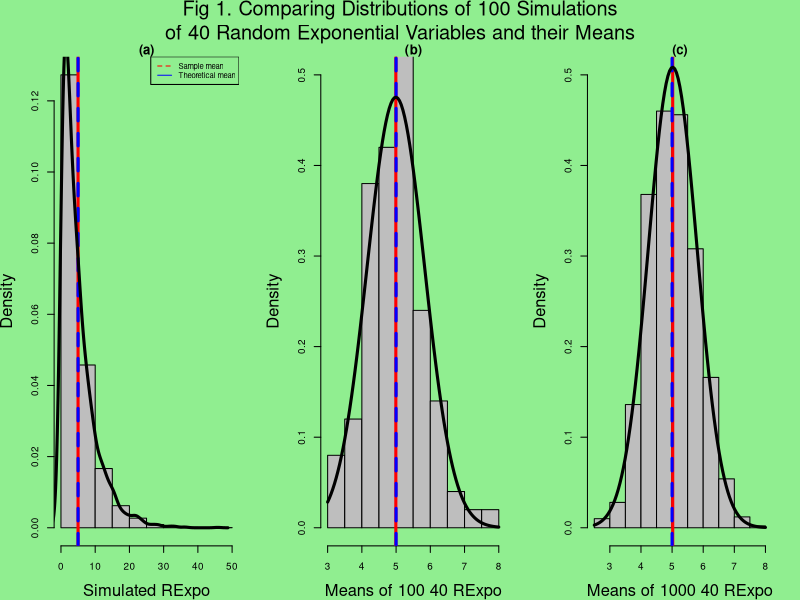
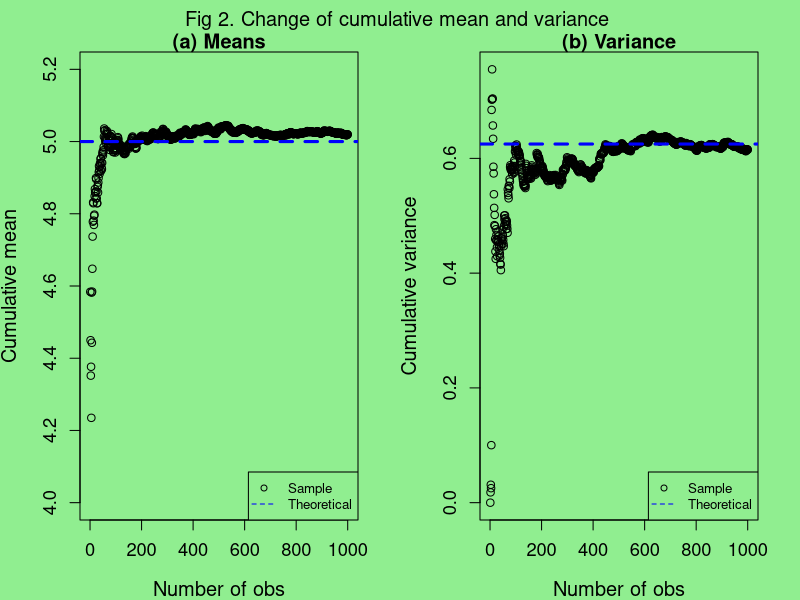
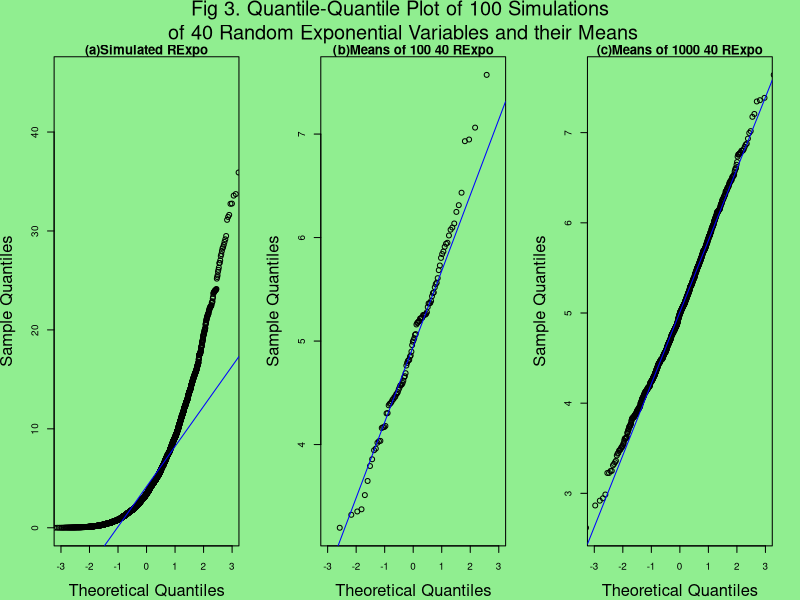

R code for these plots, in order:
## ---- chunk 1
#General Setting
knitr::opts_chunk$set(echo = FALSE)
## ---- chunk 2
#Fig 1. Comparing Distribution
Rexpo1<-NULL
n1<-100
set.seed(6784)
for (i in 1 : n1)
{Rexpo1 <-c(Rexpo1, rexp(40, 0.2))}
m1<-mean(Rexpo1)
s1<-sd(Rexpo1)
  
n2 = 100
Rexpo2 = NULL
set.seed(6784)
for (i in 1 : n2)
{Rexpo2 = c(Rexpo2, rexp(40, 0.2))}
means2<-apply(matrix(data=Rexpo2,nrow = n2),1, mean)
m2<-mean(means2)
s2<-sd(means2)

n3 = 1000
Rexpo3 = NULL
set.seed(6784)
for (i in 1 : n3)
{Rexpo3 = c(Rexpo3, rexp(40, 0.2))}
means3<-apply(matrix(data=Rexpo3,nrow = n3),1, mean)
m3<-mean(means3)
s3<-sd(means3)

par(mfrow = c(1,3), bg = "lightgreen", cex.axis = .9, cex.lab = 1.5)
par(mar=c(4.1,4.1,1.1,2.1))
par(oma = c( 0, 0, 3.2, 0 ))

hist(Rexpo1,col="grey", prob = TRUE, xlab = "Simulated RExpo", main = "(a)",
     cex = 1.2)
abline(v = mean(Rexpo1), col = "red", lwd = 3, lty = 1)
abline(v = 5, col = "blue", lwd = 3, lty = 2)
lines(density(Rexpo1,bw=1), col='black', lwd=3)
legend("topright",legend=c("Sample mean", "Theoretical mean"), 
       col=c("red", "blue"), lty=c(2,1), cex=0.7)

hist(means2, breaks = 10, prob = TRUE, col="grey", 
     xlab = "Means of 100 40 RExpo", main = "(b)", 
     cex = 1.2, ylim = c(0,0.5))
abline(v = mean(means2), col = "red", lwd = 3, lty = 1)
abline(v = 5, col = "blue", lwd = 3, lty = 2)
curve(dnorm(x, mean=m2, sd=s2), col="black", add=T, lwd = 3)

hist(means3, breaks = 10, prob = TRUE, col="grey", 
     xlab = "Means of 1000 40 RExpo", main = "(c)", 
     cex = 1.2, ylim = c(0,0.5))
abline(v = mean(Rexpo3), col = "red", lwd = 3, lty = 1)
abline(v = 5, col = "blue", lwd = 3, lty = 2)
curve(dnorm(x, mean=m3, sd=s3), col="black", add=T, lwd = 3)
mtext("Fig 1. Comparing Distributions of 100 Simulations\nof 40 Random Exponential Variables and their Means", 
      outer = TRUE, col = "Black", cex.axis = 1, cex = 1.2)

## ---- chunk 3
#Fig 2. Cumulative mean and variance
par(mfrow = c(1,2), bg = "lightgreen", cex.axis = 1.1, cex.lab = 1.2)
par(mar=c(4,4,1.1,2.1))
par(oma = c( 0, 0, 1.5, 0 ))

mn3<-cumsum(means3)/(1:n3)
plot(x=1:n3, y=mn3, ylim=c(4.0, 5.2),xlab = "Number of obs", 
     main ="(a) Means", ylab="Cumulative mean")
abline(h=5,col = "blue", lwd = 3, lty = 2)
legend("bottomright",legend=c("Sample", "Theoretical"), 
       col=c("black", "blue"), pch=c(1,NA), lty=c(0,2), cex=0.8)

mn33<-cumsum((means3^2))/(1:n3)
v3<-mn33-mn3^2
plot(x=1:n3, y=v3, xlab = "Number of obs", 
     ylab = "Cumulative variance",main ="(b) Variance")
abline(h= (1/0.2)^2/40,col = "blue", lwd = 3, lty = 2)
legend("bottomright",legend=c("Sample", "Theoretical"), 
       col=c("black", "blue"), pch=c(1,NA), lty=c(0,2), cex=0.8)
mtext("Fig 2. Change of cumulative mean and variance ", 
      outer = TRUE, col = "Black", cex.axis = 1,cex = 1.2)

## ---- chunk 4
#Fig 3. Quantile-Quantile plot
par(mfrow = c(1,3), bg = "lightgreen", cex.axis = .9, cex.lab = 1.5)
par(mar=c(4.1,4.1,1.1,2.1))
par(oma = c( 0, 0, 3.2, 0 ))

qqnorm(Rexpo1,xlim = c(-3,3), main = "(a)Simulated RExpo")
qqline(Rexpo1, col = "blue")

qqnorm(means2,xlim = c(-3,3), main = "(b)Means of 100 40 RExpo")
qqline(means2, col = "blue")

qqnorm(means3,xlim = c(-3,3), main = "(c)Means of 1000 40 RExpo")
qqline(means3, col = "blue")

mtext("Fig 3. Quantile-Quantile Plot of 100 Simulations\n of 40 Random Exponential Variables and their Means", 
      outer = TRUE, col = "Black", cex.axis = 1, cex = 1.2)
